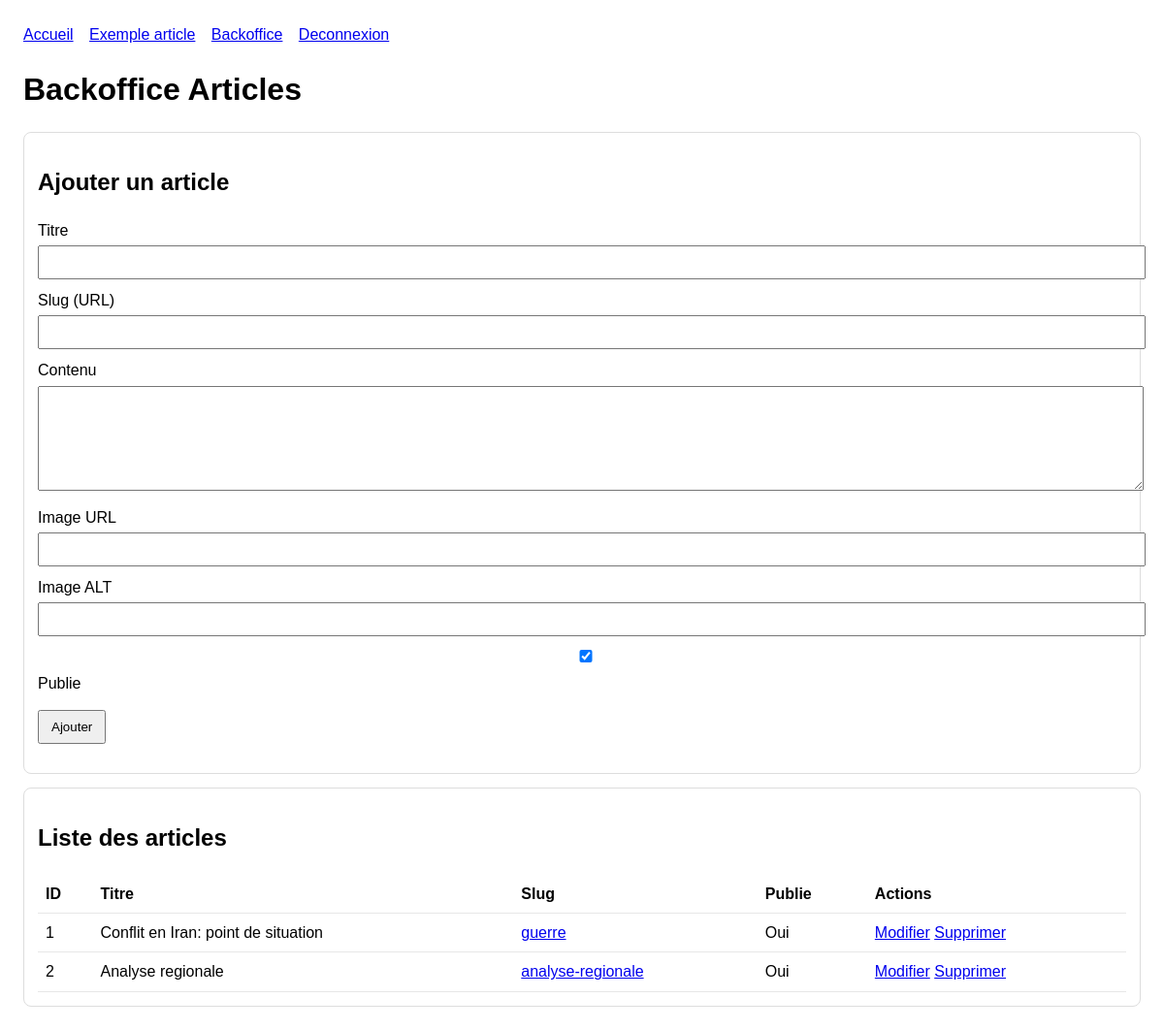
Page /admin (signed in) on the earlier database version.
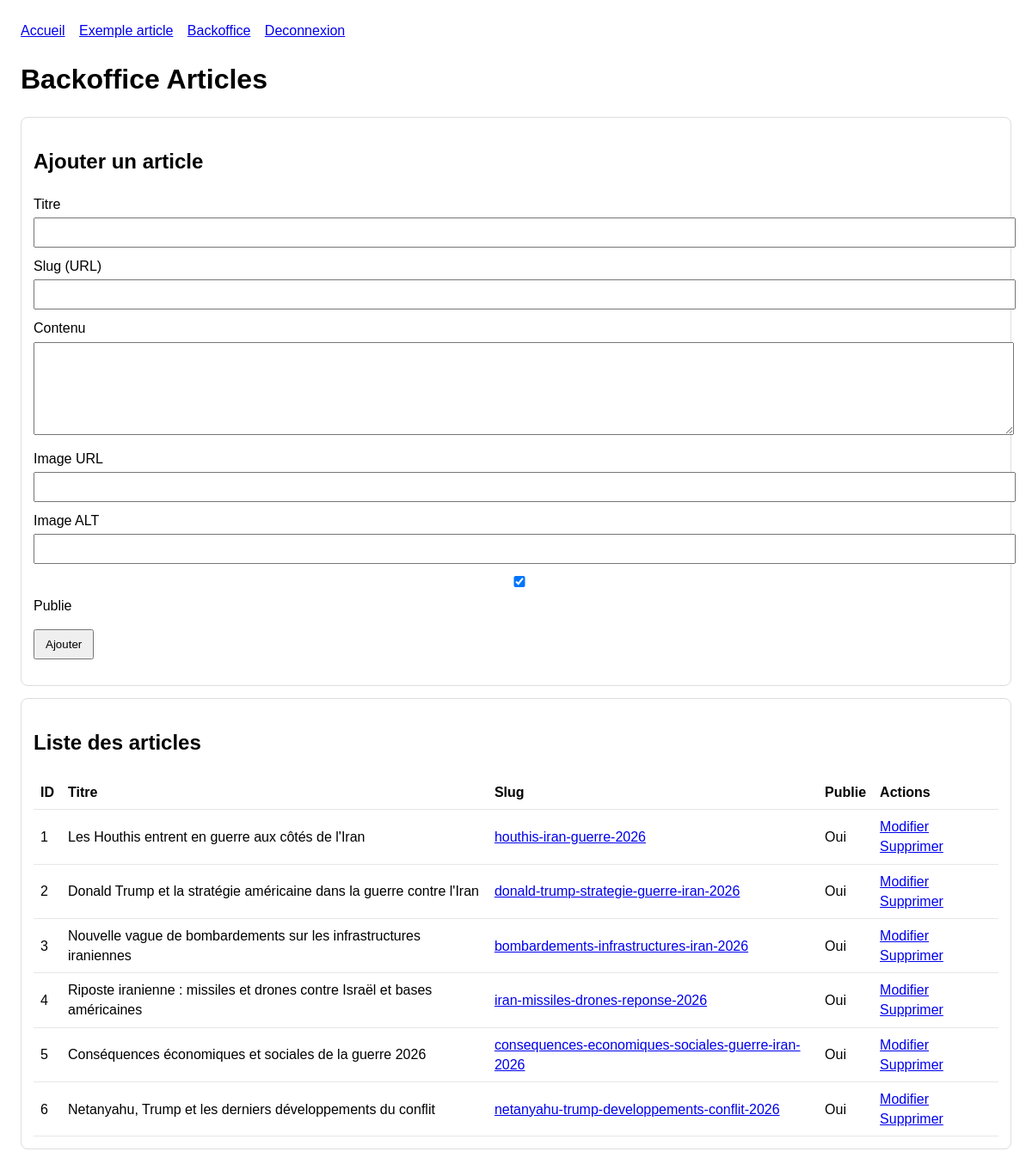
Same page on the later database version.
### tables this page shows
CREATE TABLE articles (
  id INT UNSIGNED AUTO_INCREMENT PRIMARY KEY,
  title VARCHAR(255) NOT NULL,
  slug VARCHAR(255) NOT NULL UNIQUE,
  content TEXT NOT NULL,
  is_published TINYINT(1) NOT NULL DEFAULT 1,
  created_at TIMESTAMP NOT NULL DEFAULT CURRENT_TIMESTAMP,
  updated_at TIMESTAMP NOT NULL DEFAULT CURRENT_TIMESTAMP ON UPDATE CURRENT_TIMESTAMP
);

### src/auth.php (called while the page is built, shortened)
<?php
function is_logged_in()
{
    return isset($_SESSION['user']);
}

### src/admin/index.php (the view, shortened to what this page needs)
<?php
require_once __DIR__ . '/../includes/bootstrap.php';
$editArticle = null;
$articles = $pdo->query('SELECT * FROM articles ORDER BY updated_at DESC')->fetchAll();
render_head('Backoffice Articles - Iran News', 'Gestion des articles: ajout, modification et suppression.', true);
render_nav();
?>
<h1>Backoffice Articles</h1>
<div class="box">
    <h2><?php echo $editArticle ? 'Modifier un article' : 'Ajouter un article'; ?></h2>
    <form method="post" action="/admin/save.php" onsubmit="if (window.tinymce) { tinymce.triggerSave(); }">
        <label>Titre</label>
        <input name="title" required value="<?php echo h(isset($editArticle['title']) ? $editArticle['title'] : ''); ?>">
        <label>Slug (URL)</label>
        <input name="slug" required value="<?php echo h(isset($editArticle['slug']) ? $editArticle['slug'] : ''); ?>">
        <label>Contenu</label>
        <textarea id="contenu" name="content" rows="6"><?php echo h(isset($editArticle['content']) ? $editArticle['content'] : ''); ?></textarea>
        <label>Image URL</label>
        <input name="image_url" value="<?php echo h(isset($editArticle['image_url']) ? $editArticle['image_url'] : ''); ?>">
        <label>Image ALT</label>
        <input name="image_alt" value="<?php echo h(isset($editArticle['image_alt']) ? $editArticle['image_alt'] : ''); ?>">
        <label>
            <input type="checkbox" name="is_published" <?php echo !isset($editArticle['is_published']) || (int)$editArticle['is_published'] === 1 ? 'checked' : ''; ?>>
            Publie
        </label>
        <p>
            <button type="submit"><?php echo $editArticle ? 'Mettre a jour' : 'Ajouter'; ?></button>
        </p>
    </form>
</div>
<div class="box">
    <h2>Liste des articles</h2>
    <table>
        <tr>
            <th>ID</th>
            <th>Titre</th>
            <th>Slug</th>
            <th>Publie</th>
            <th>Actions</th>
        </tr>
        <?php foreach ($articles as $article): ?>
            <tr>
                <td><?php echo (int)$article['id']; ?></td>
                <td><?php echo h($article['title']); ?></td>
                <td>
                    <a href="/articles/guerre-iran-article-<?php echo (int)$article['id']; ?>-1-5.html">
                        <?php echo h($article['slug']); ?>
                    </a>
                </td>
                <td><?php echo (int)$article['is_published'] === 1 ? 'Oui' : 'Non'; ?></td>
                <td>
                    <a href="/admin?edit=<?php echo (int)$article['id']; ?>">Modifier</a>
                    <a href="/admin/delete.php?id=<?php echo (int)$article['id']; ?>" onclick="return confirm('Supprimer cet article ?');">Supprimer</a>
                </td>
            </tr>
        <?php endforeach; ?>
    </table>
</div>
<?php render_foot(); ?>

### src/includes/utils.php (shortened to what this page needs)
<?php
function h($value)
{
    return htmlspecialchars($value, ENT_QUOTES, 'UTF-8');
}
function render_head($title, $description, $includeEditor = false)
{
?>
    <!doctype html>
    <html lang="fr">
    <head>
    </head>
    <body>
    <?php
}
function render_nav()
{
    ?>
        <div class="top">
            <a href="/guerre-iran-accueil.html">Accueil</a>
            <a href="/articles/guerre-iran-article-1-1-5.html">Exemple article</a>
            <?php if (is_logged_in()): ?>
                <a href="/admin">Backoffice</a>
                <a href="/logout">Deconnexion</a>
            <?php else: ?>
                <a href="/login">Connexion BO</a>
            <?php endif; ?>
        </div>
    <?php
}
function render_foot()
{
    echo "</body></html>";
}

### src/includes/utils.php (style rules this page uses)
body { font-family: Arial, sans-serif; margin: 24px; line-height: 1.45; }
.top a { margin-right: 12px; }
.box { border: 1px solid #ddd; border-radius: 8px; padding: 14px; margin: 14px 0; }
input, textarea { width: 100%; padding: 8px; margin-top: 4px; margin-bottom: 10px; }
button { padding: 8px 12px; cursor: pointer; }
table { width: 100%; border-collapse: collapse; }
th, td { border-bottom: 1px solid #e7e7e7; text-align: left; padding: 8px; }

Differences in the rows shown:
changed articles id 1: title "Conflit en Iran: point de situation" → "Les Houthis entrent en guerre aux côtés de l'Iran"; slug "guerre" → "houthis-iran-guerre-2026"
changed articles id 2: title "Analyse regionale" → "Donald Trump et la stratégie américaine dans la guerre contre l'Iran"; slug "analyse-regionale" → "donald-trump-strategie-guerre-iran-2026"
added articles: id "3", title "Nouvelle vague de bombardements sur les infrastructures iraniennes", slug "bombardements-infrastructures-iran-2026", is_published "Oui"
added articles: id "4", title "Riposte iranienne : missiles et drones contre Israël et bases américaines", slug "iran-missiles-drones-reponse-2026", is_published "Oui"
added articles: id "5", title "Conséquences économiques et sociales de la guerre 2026", slug "consequences-economiques-sociales-guerre-iran-2026", is_published "Oui"
added articles: id "6", title "Netanyahu, Trump et les derniers développements du conflit", slug "netanyahu-trump-developpements-conflit-2026", is_published "Oui"
